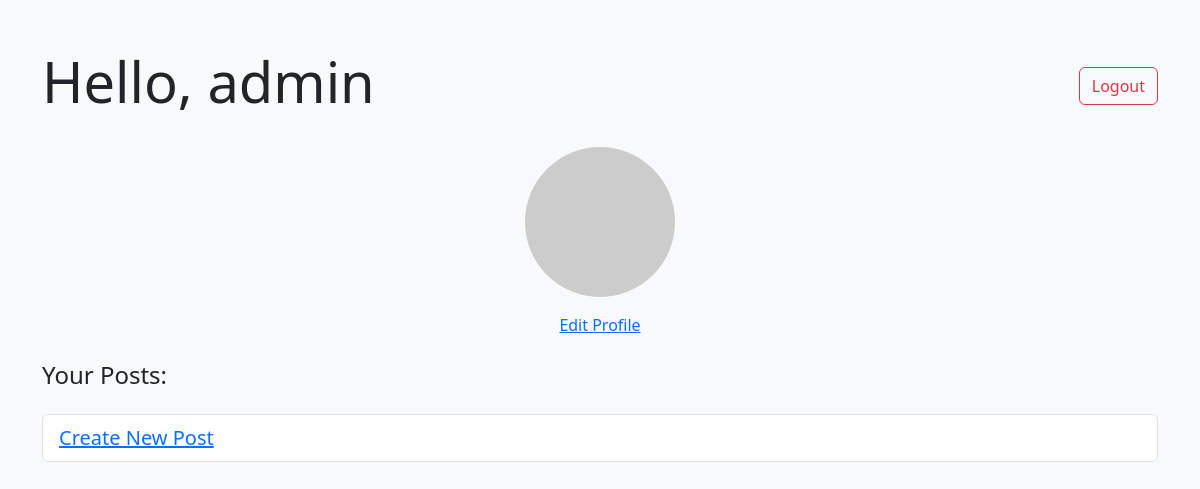
/accounts/profile/ (signed in), run on an earlier commit of the app's database.
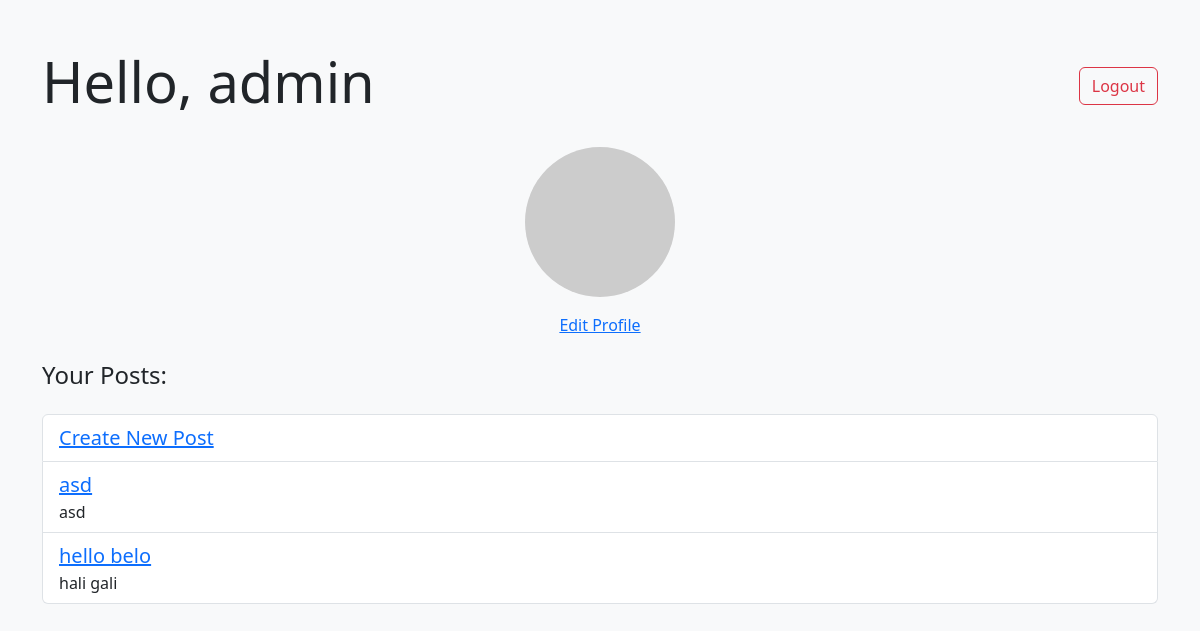
And on a later commit of the database.
### accounts/models.py (models this page shows, shortened)
class Post(models.Model):
    title = models.CharField(max_length=200)
    text = models.TextField()
    user = models.ForeignKey(User, on_delete=models.CASCADE)

### accounts/views.py (the view)
# urls.py: path('profile/', user_profile, name='profile'),
@login_required
def user_profile(request):
    user_posts = Post.objects.filter(user=request.user)
    try:
        profile = Profile.objects.get(user=request.user)
    except ObjectDoesNotExist:
        profile = None
    return render(request, 'accounts/profile.html', {'user':request.user, 'user_posts':user_posts, 'profile':profile})

### accounts/templates/accounts/profile.html (shortened to what this page needs)
{% load static %}
<!doctype html>
<html lang="en">
    <head>
        <link
            href="https://cdn.jsdelivr.net/npm/bootstrap@5.3.0-alpha1/dist/css/bootstrap.min.css"
            rel="stylesheet"
        />
    </head>
    <body class="bg-light">
        <div class="container mt-5">
            <div class="d-flex justify-content-between align-items-center mb-4">
                <h1 class="display-4 text-dark">Hello, {{ user.username }}</h1>
                <form method="POST" action="{% url 'logout' %}">
                    <button type="submit" class="btn btn-outline-danger">
                        Logout
                    </button>
                </form>
            </div>
            <div class="row mb-4 justify-content-center">
                <div class="col-md-4 text-center">
                    <div class="d-flex flex-column align-items-center">
                        {% if profile.profile_picture %}
                        <img
                            src="{{ profile.profile_picture.url }}"
                            alt="Profile Picture"
                            class="rounded-circle mb-3"
                            style="
                                width: 150px;
                                height: 150px;
                                object-fit: cover;
                            "
                        />
                        {% else %}
                        <img
                            src="https://via.placeholder.com/150"
                            alt="Placeholder Profile"
                            class="rounded-circle mb-3"
                            style="
                                width: 150px;
                                height: 150px;
                                object-fit: cover;
                            "
                        />
                        {% endif %}
                    </div>
                    <a href="{% url 'edit_profile' %}">Edit Profile</a>
                </div>
            </div>
            <h2 class="h4 mb-4 text-dark">Your Posts:</h2>
            <ul class="list-group">
                <li
                    class="list-group-item d-flex justify-content-between align-items-center"
                >
                    <a
                        href="{% url 'create_post' %}"
                        class="text-primary font-weight-bold fs-5"
                    >
                        Create New Post
                    </a>
                </li>
                {% for post in user_posts %}
                <li
                    class="list-group-item d-flex flex-column justify-content-between align-items-start"
                >
                    <a
                        href="{% url 'post_detail' post.id %}"
                        class="text-primary font-weight-bold fs-5"
                    >
                        {{ post.title }}
                    </a>
                    {% if post.text|length > 100 %} {{ post.text|slice:":100"
                    }}... {% else %} {{ post.text }} {% endif %}
                </li>
                {% endfor %}
            </ul>
        </div>
    </body>
</html>

What changed in the data, as far as the page shows it:
added Post: title "asd", text "asd"
added Post: title "hello belo", text "hali gali"
